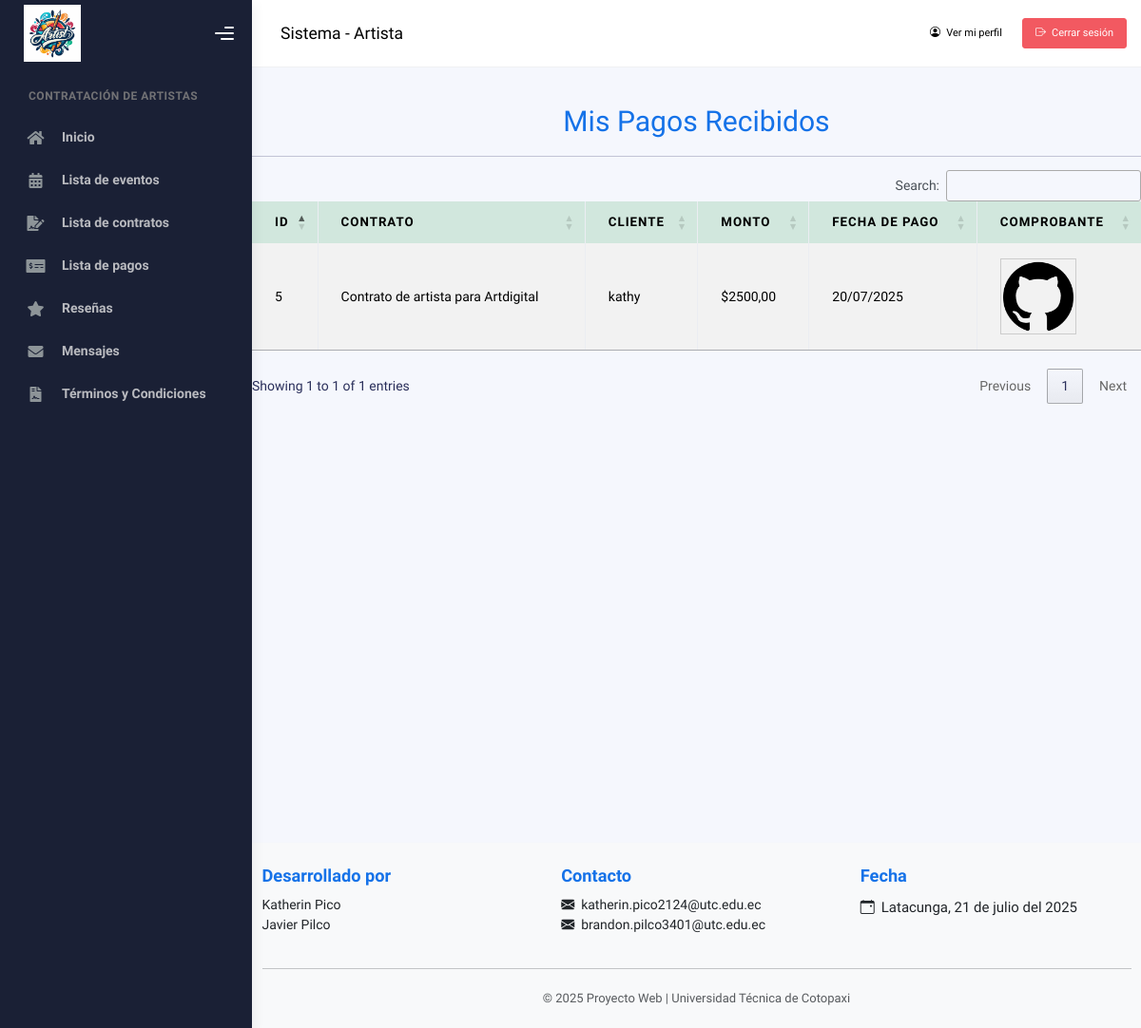
The app's page /artista/pagos/ (signed in), older data.
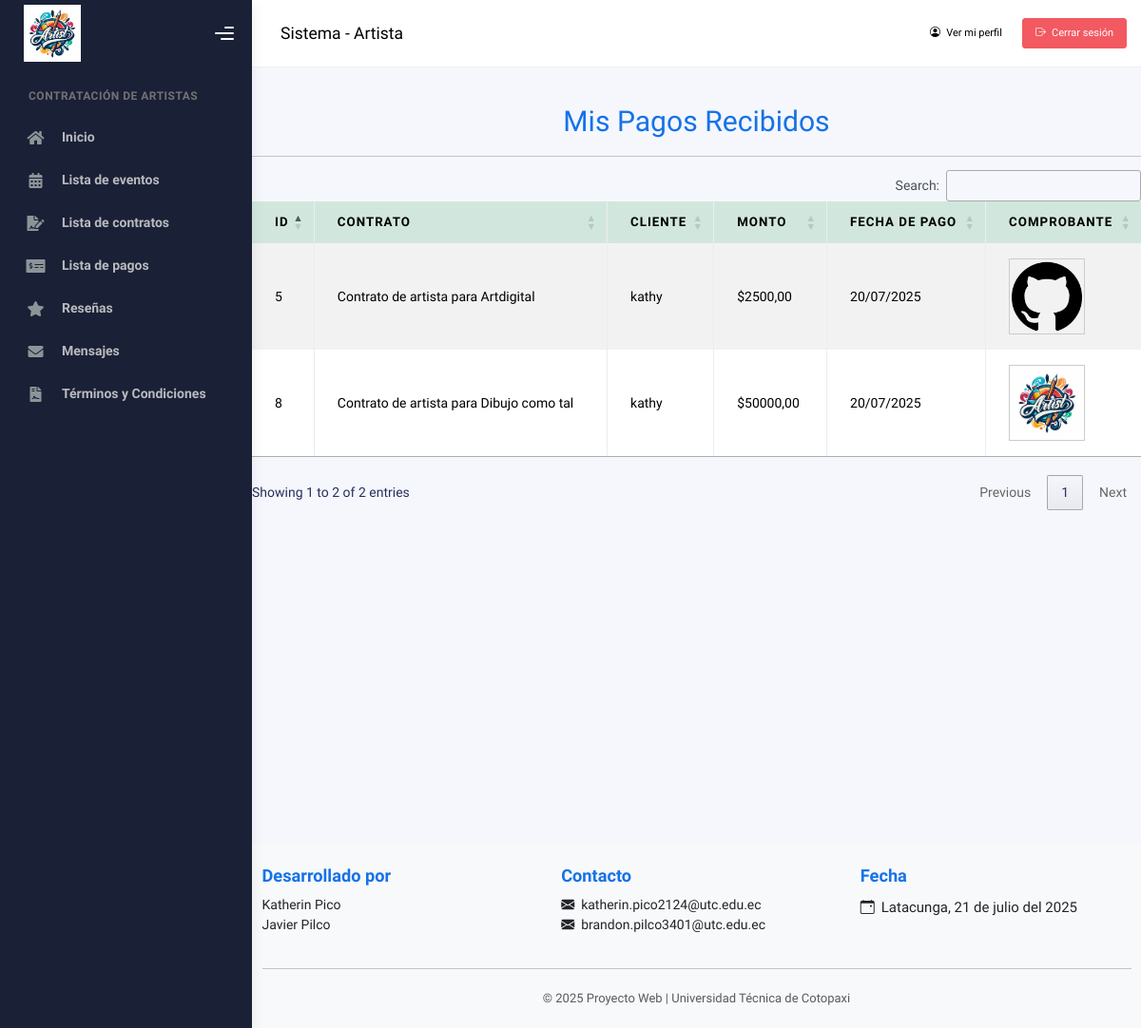
The same page, newer data.
### Aplicaciones/gestionContratos/models.py (models this page shows, shortened)
class Pago(models.Model):
    contrato = models.ForeignKey(Contrato, on_delete=models.CASCADE)
    cliente = models.ForeignKey(Usuario, on_delete=models.CASCADE, limit_choices_to={'rol': 'Cliente'}, related_name='pagos_cliente')
    artista = models.ForeignKey(Usuario, on_delete=models.CASCADE, limit_choices_to={'rol': 'Artista'}, related_name='pagos_artista')
    monto = models.DecimalField(max_digits=10, decimal_places=2)
    fecha_pago = models.DateField(auto_now_add=True)
    comprobante_imagen = models.ImageField(upload_to='pagos/comprobantes/', null=True, blank=True)
    class Meta:
        ordering = ['-fecha_pago']

class Contrato(models.Model):
    evento = models.ForeignKey(Evento, on_delete=models.CASCADE)
    artista = models.ForeignKey(Usuario, on_delete=models.CASCADE, limit_choices_to={'rol': 'Artista'})
    estado = models.CharField(max_length=20, choices=[('Pendiente', 'Pendiente'), ('Aceptado', 'Aceptado'), ('Rechazado', 'Rechazado')], default='Pendiente')
    fecha_contrato = models.DateField(auto_now_add=True)
    fecha_inicio = models.DateField(null=True, blank=True)
    fecha_fin = models.DateField(null=True, blank=True)
    costo = models.DecimalField(max_digits=10, decimal_places=2, null=True, blank=True)
    pdf = models.FileField(upload_to='contratos/pdfs/', null=True, blank=True)
    observaciones = models.TextField(null=True, blank=True)
    def __str__(self):
        return f"Contrato de {self.artista.username} para {self.evento.titulo}"
    class Meta:
        ordering = ['-fecha_contrato']

class Usuario(AbstractUser):
    telefono = models.CharField(max_length=10)
    direccion = models.TextField()
    rol = models.CharField(max_length=20, choices=ROL_CHOICES, default='Cliente')
    verificado = models.BooleanField(default=False)
    bloqueado = models.BooleanField(default=False)
    foto_perfil = models.ImageField(upload_to='usuarios/perfil/', null=True, blank=True)
    portafolio_pdf = models.FileField(upload_to='usuarios/portafolios/', null=True, blank=True)
    facebook_url = models.URLField(max_length=200, null=True, blank=True)
    x_url = models.URLField("X (Twitter)", max_length=200, null=True, blank=True)
    web_url = models.URLField("Página web", max_length=200, null=True, blank=True)
    groups = models.ManyToManyField(
        Group,
        related_name='usuarios',
        blank=True,
        help_text='Grupos a los que pertenece el usuario.',
        verbose_name='grupos',
    )
    user_permissions = models.ManyToManyField(
        Permission,
        related_name='usuarios_permisos',
        blank=True,
        help_text='Permisos específicos para el usuario.',
        verbose_name='permisos de usuario',
    )

class Evento(models.Model):
    cliente = models.ForeignKey(Usuario, on_delete=models.CASCADE, limit_choices_to={'rol': 'Cliente'})
    titulo = models.CharField(max_length=100)
    descripcion = models.TextField()
    fecha = models.DateField()
    ubicacion = models.CharField(max_length=200)
    class Meta:
        ordering = ['fecha']

### Aplicaciones/gestionContratos/views.py (the view)
# urls.py: path('artista/pagos/', views.listar_pagos_artista, name='listar_pagos_artista'),
def listar_pagos_artista(request):
    usuario_id = request.session.get('usuario_id')
    if not usuario_id:
        return redirect('login')
    artista = get_object_or_404(Usuario, id=usuario_id, rol='Artista')
    pagos = Pago.objects.filter(artista=artista).order_by('-fecha_pago')
    return render(request, 'artista/pagos/lista_pagos.html', {
        'pagos': pagos
    })

### Aplicaciones/gestionContratos/templates/artista/pagos/lista_pagos.html (shortened to what this page needs)
{% extends 'artista/plantilla.html' %}
{% load static %}
{% block contenido %}
<br><br><br>
<div class="container mt-5">
    <h1 class="text-center text-primary">Mis Pagos Recibidos</h1>
    <hr>
    {% if pagos %}
    <table class="table table-bordered table-striped table-hover" id="tbl_pagos">
        <thead class="table-success">
            <tr>
                <th>ID</th>
                <th>Contrato</th>
                <th>Cliente</th>
                <th>Monto</th>
                <th>Fecha de Pago</th>
                <th>Comprobante</th>
            </tr>
        </thead>
        <tbody>
            {% for pago in pagos %}
            <tr>
                <td>{{ pago.id }}</td>
                <td>{{ pago.contrato }}</td>
                <td>{{ pago.cliente.username }}</td>
                <td>${{ pago.monto }}</td>
                <td>{{ pago.fecha_pago|date:"d/m/Y" }}</td>
                <td>
                    {% if pago.comprobante_imagen %}
                        <img src="{{ pago.comprobante_imagen.url }}" alt="Comprobante pago" height="80px" style="object-fit: contain; border:1px solid #ccc; padding:2px;">
                    {% else %}
                        Ninguno
                    {% endif %}
                </td>
            </tr>
            {% endfor %}
        </tbody>
    </table>
    {% else %}
    <p class="text-center">No tienes pagos registrados.</p>
    {% endif %}
</div>
<br><br><br>
{% endblock %}

Row changes from the older to the newer data that the page shows:
added Pago: id "8", contrato "Contrato de artista para Dibujo como tal", cliente.username "kathy", monto "50000,00", fecha_pago "20/07/2025", comprobante_imagen (picture)
Text that changed along with them:
text written by a page script: "Search: Showing 1 to 1 of 1 entries Previous 1 Next" → "Search: Showing 1 to 2 of 2 entries Previous 1 Next"
